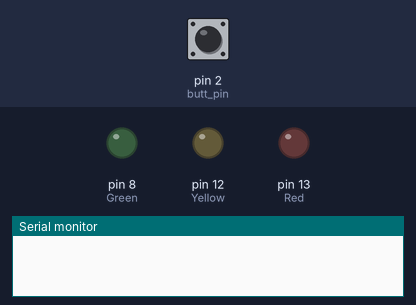
The sketch below on a simulated Arduino Uno, built with avr-gcc and run on an emulated ATmega328P. Shown: output pins drawn as LEDs (lit = HIGH), the last lines printed to the serial monitor. The inputs (shaded band) are chosen by the test bench; at power-on: pin 2 (butt_pin) LOW.

Above: at 1.2 s.
1.3 s: pin 2 (butt_pin) pulled HIGH for 0.15 s
At 2.6 s:
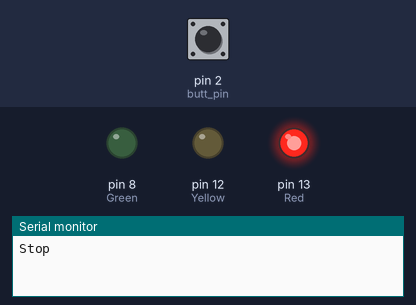
At 7.1 s:
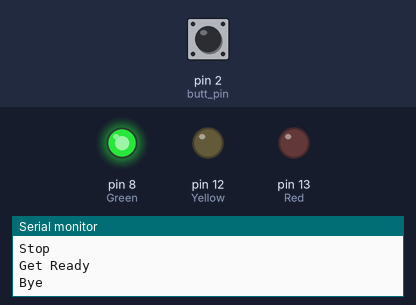
7.4 s: pin 2 (butt_pin) pulled HIGH for 3.2 s
At 12.6 s:
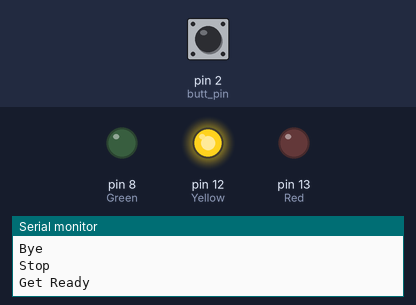
Timing chart, 0 to 17.3 s (numbered marks = the images above; inputs shaded):
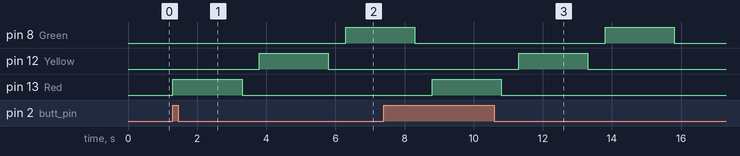

The sketch:

traffic_light1.ino
```cpp
// C++ code
/*Saleh Sadid Mir
CSE, KUET*/

/*TITLE: Traffic Light*/

int butt_state=0;
const int butt_pin = 2;
int Red=13;
int Yellow=12;
int Green=8;

void setup()
{
  pinMode(Red, OUTPUT);
  pinMode(Yellow, OUTPUT);
  pinMode(Green, OUTPUT);
  pinMode(butt_pin, INPUT);
  Serial.begin(9600);

}

void loop()
{
  butt_state = digitalRead(butt_pin);
  if(butt_state==1){
    digitalWrite(Red,1);
    Serial.print("Stop\n");
    delay(2000);
    digitalWrite(Red,0);
    delay(500);

    digitalWrite(Yellow,1);
    Serial.print("Get Ready\n");
    delay(2000);
    digitalWrite(Yellow,0);
    delay(500);

    digitalWrite(Green,1);
    Serial.print("Bye\n");
    delay(2000);
    digitalWrite(Green,0);
    delay(500);

  }

  }
```

Measured:
- after the input at 1.3 s, pin 8 (Green): LOW → HIGH after 5.0 s; pin 12 (Yellow): LOW → HIGH after 2.5 s, → LOW 2.0 s later; pin 13 (Red): LOW → HIGH at once, → LOW 2.0 s later
- after the input at 7.4 s, pin 12 (Yellow): LOW → HIGH after 3.9 s, → LOW 2.0 s later; pin 13 (Red): LOW → HIGH after 1.4 s, → LOW 2.0 s later
